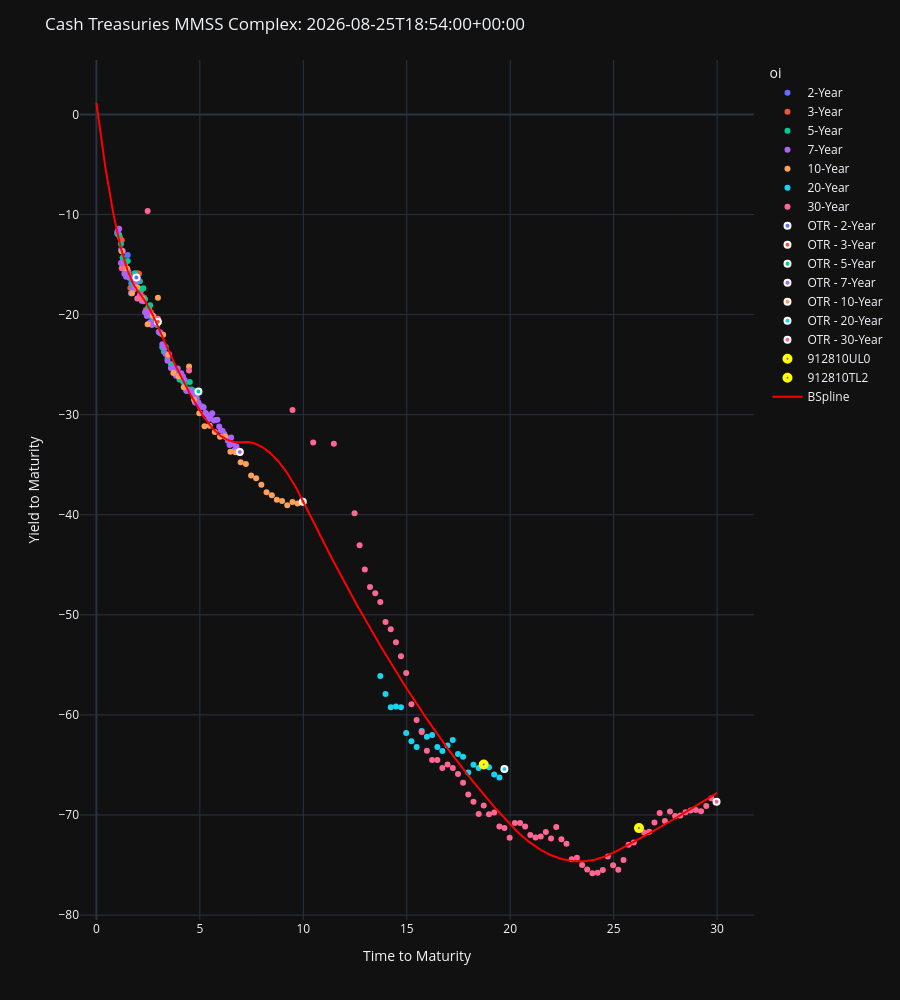

Notebook code cell kept with this figure:
### Code cell
# plot_usts(
#     curve_set_df=new_market_df,
#     ttm_col="ttm",
#     ytm_col="ytm",
#     label_col="oi",
#     cusip_col="cusip",
#     hover_data=new_ref_df.columns.to_list(),
#     cusips_hightlighter=[
#         ("912810UA4", "purple"),
#         ("912810UC0", "purple"),
#     ],
#     splines=[
#         # (new_ytm_loess, "LOESS Spline"),
# 		# (new_ytm_bspline, "BSpline", "red")
# 	],
#     title=f"Cash Treasuries Complex: {next(iter(new_cusip_pricers.items()))[1].meta()["timestamp"]}",
# )

plot_usts(
    # curve_set_df=mmss_df[
    #     mmss_df["rank"].isin([0, 1, 2])
    # ],
    curve_set_df=new_mmss_df,
    ttm_col="ttm",
    ytm_col="mmss",
    label_col="oi",
    cusip_col="cusip",
    hover_data=new_ref_df.columns.to_list(),
    cusips_hightlighter=[
        # ("912810UA4", "purple"),
        # ("912810UC0", "purple"),
        # (_alias_to_cusip("0246-30", ref_table=new_ref_df), "yellow"),
        # (_alias_to_cusip("0244-20", ref_table=new_ref_df), "yellow"),
        # (_alias_to_cusip("CTD_LD_WN", ref_table=new_ref_df), "yellow"),
        (FixedRateBondQuery(cusip="CTD_LD_US").resolve_query(ref_dt=as_of, pricer_or_curve=new_cusip_pricers).structure_kwargs["cusip"], "yellow"),
        # (FixedRateBondQuery(cusip="CTD_ED_WN").resolve_query(ref_dt=as_of, pricer_or_curve=new_cusip_pricers).structure_kwargs["cusip"], "yellow"),
        (FixedRateBondQuery(cusip="CTD_LD_WN").resolve_query(ref_dt=as_of, pricer_or_curve=new_cusip_pricers).structure_kwargs["cusip"], "yellow"),
    ],
    splines=[
        # (mmss_mdur_spline, "LOESS Spline", "red"),
        (new_mmss_bspline, "BSpline", "red")
    ],
    title=f"Cash Treasuries MMSS Complex: {next(iter(new_cusip_pricers.items()))[1].meta()["timestamp"]}",
    # enable_hover_filters=True,
    # numeric_bins=4,
)
display(new_mmss_df[new_mmss_df["rank"] == 0][["oi", "ust_label", "ttm", "mmss"]])

### Figure 1 — Plotly figure (JSON) as saved in the notebook; plotly's stock layout.template omitted (floating-point values rounded to 4 significant figures; data arrays with more than 128 entries replaced by an {"elided": "..."} marker saying what was removed)
{"data": [{"customdata": {"elided": "10x21 mixed values"}, "hovertemplate": "plot_group=2-Year<br>ttm=%{x}<br>mmss=%{y}<br>ust_label=%{customdata[0]}<br>cusip=%{customdata[1]}<br>rank=%{customdata[2]}<br>oi=%{customdata[3]}<br>auction_date=%{customdata[4]}<br>issue_date=%{customdata[5]}<br>maturity_date=%{customdata[6]}<br>cpn=%{customdata[7]}<br>inflation_index_security=%{customdata[8]}<br>floating_rate=%{customdata[9]}<br>reopened_term_months=%{customdata[10]}<br>reopened_issue_date=%{customdata[11]}<br>outstanding_amt=%{customdata[12]}<br>portion_unstripped_amt=%{customdata[13]}<br>portion_stripped_amt=%{customdata[14]}<br>reconstituted_amt=%{customdata[15]}<br>soma_holdings=%{customdata[16]}<br>soma_holdings_of_pct_outstanding=%{customdata[17]}<br>outstanding_amt_backed_out_from_soma=%{customdata[18]}<br>free_float=%{customdata[19]}<br>mdur=%{customdata[20]}<extra></extra>", "legendgroup": "2-Year", "marker": {"color": "#636efa", "symbol": "circle"}, "mode": "markers", "name": "2-Year", "orientation": "v", "showlegend": true, "type": "scatter", "x": [1.351, 1.016, 1.515, 1.184, 1.266, 1.099, 1.599, 1.848, 1.766, 1.681], "xaxis": "x", "y": [-15.51, -11.82, -14.05, -13.53, -13.72, -12.12, -16.32, -16.37, -17.02, -16.85], "yaxis": "y"}, {"customdata": {"elided": "23x21 mixed values"}, "hovertemplate": "plot_group=3-Year<br>ttm=%{x}<br>mmss=%{y}<br>ust_label=%{customdata[0]}<br>cusip=%{customdata[1]}<br>rank=%{customdata[2]}<br>oi=%{customdata[3]}<br>auction_date=%{customdata[4]}<br>issue_date=%{customdata[5]}<br>maturity_date=%{customdata[6]}<br>cpn=%{customdata[7]}<br>inflation_index_security=%{customdata[8]}<br>floating_rate=%{customdata[9]}<br>reopened_term_months=%{customdata[10]}<br>reopened_issue_date=%{customdata[11]}<br>outstanding_amt=%{customdata[12]}<br>portion_unstripped_amt=%{customdata[13]}<br>portion_stripped_amt=%{customdata[14]}<br>reconstituted_amt=%{customdata[15]}<br>soma_holdings=%{customdata[16]}<br>soma_holdings_of_pct_outstanding=%{customdata[17]}<br>outstanding_amt_backed_out_from_soma=%{customdata[18]}<br>free_float=%{customdata[19]}<br>mdur=%{customdata[20]}<extra></extra>", "legendgroup": "3-Year", "marker": {"color": "#EF553B", "symbol": "circle"}, "mode": "markers", "name": "3-Year", "orientation": "v", "showlegend": true, "type": "scatter", "x": [2.225, 2.058, 1.974, 2.477, 2.392, 1.889, 1.807, 1.722, 1.64, 1.556, 1.392, 1.225, 1.14, 1.307, 1.476, 1.058, 2.638, 2.14, 2.553, 2.307, 2.721, 2.888, 2.805], "xaxis": "x", "y": [-18.22, -15.93, -15.88, -19.95, -19.53, -16.76, -17.5, -16.36, -17.33, -15.76, -14.95, -12.58, -12.3, -14.68, -15.99, -11.52, -19.79, -17.73, -19.39, -18.3, -20.18, -20.86, -20.39], "yaxis": "y"}, {"customdata": {"elided": "46x21 mixed values"}, "hovertemplate": "plot_group=5-Year<br>ttm=%{x}<br>mmss=%{y}<br>ust_label=%{customdata[0]}<br>cusip=%{customdata[1]}<br>rank=%{customdata[2]}<br>oi=%{customdata[3]}<br>auction_date=%{customdata[4]}<br>issue_date=%{customdata[5]}<br>maturity_date=%{customdata[6]}<br>cpn=%{customdata[7]}<br>inflation_index_security=%{customdata[8]}<br>floating_rate=%{customdata[9]}<br>reopened_term_months=%{customdata[10]}<br>reopened_issue_date=%{customdata[11]}<br>outstanding_amt=%{customdata[12]}<br>portion_unstripped_amt=%{customdata[13]}<br>portion_stripped_amt=%{customdata[14]}<br>reconstituted_amt=%{customdata[15]}<br>soma_holdings=%{customdata[16]}<br>soma_holdings_of_pct_outstanding=%{customdata[17]}<br>outstanding_amt_backed_out_from_soma=%{customdata[18]}<br>free_float=%{customdata[19]}<br>mdur=%{customdata[20]}<extra></extra>", "legendgroup": "5-Year", "marker": {"color": "#00cc96", "symbol": "circle"}, "mode": "markers", "name": "5-Year", "orientation": "v", "showlegend": true, "type": "scatter", "x": [3.679, 4.184, 4.099, 3.266, 3.184, 3.847, 3.764, 3.597, 2.679, 2.764, 2.847, 2.932, 3.932, 3.016, 3.099, 2.017, 2.099, 2.184, 2.266, 2.351, 2.436, 3.351, 3.436, 2.597, 4.512, 4.016, 4.266, 4.351, 4.436, 1.016, 1.933, 1.848, 1.766, 1.681, 1.599, 1.515, 2.512, 4.597, 1.435, 1.351, 1.184, 4.679, 1.266, 1.099, 4.847, 4.764], "xaxis": "x", "y": [-25.0, -26.68, -26.35, -23.72, -23.25, -25.9, -25.55, -24.92, -20.24, -20.77, -20.69, -21.04, -25.98, -21.73, -21.88, -16.49, -16.66, -17.42, -17.36, -18.46, -19.73, -23.24, -24.41, -19.07, -26.73, -26.49, -27.02, -27.61, -27.47, -11.92, -16.38, -15.87, -17.02, -17.85, -16.32, -14.65, -19.2, -27.48, -15.82, -15.41, -12.93, -27.59, -14.32, -12.02, -27.94, -27.78], "yaxis": "y"}, {"customdata": {"elided": "71x21 mixed values"}, "hovertemplate": "plot_group=7-Year<br>ttm=%{x}<br>mmss=%{y}<br>ust_label=%{customdata[0]}<br>cusip=%{customdata[1]}<br>rank=%{customdata[2]}<br>oi=%{customdata[3]}<br>auction_date=%{customdata[4]}<br>issue_date=%{customdata[5]}<br>maturity_date=%{customdata[6]}<br>cpn=%{customdata[7]}<br>inflation_index_security=%{customdata[8]}<br>floating_rate=%{customdata[9]}<br>reopened_term_months=%{customdata[10]}<br>reopened_issue_date=%{customdata[11]}<br>outstanding_amt=%{customdata[12]}<br>portion_unstripped_amt=%{customdata[13]}<br>portion_stripped_amt=%{customdata[14]}<br>reconstituted_amt=%{customdata[15]}<br>soma_holdings=%{customdata[16]}<br>soma_holdings_of_pct_outstanding=%{customdata[17]}<br>outstanding_amt_backed_out_from_soma=%{customdata[18]}<br>free_float=%{customdata[19]}<br>mdur=%{customdata[20]}<extra></extra>", "legendgroup": "7-Year", "marker": {"color": "#ab63fa", "symbol": "circle"}, "mode": "markers", "name": "7-Year", "orientation": "v", "showlegend": true, "type": "scatter", "x": [6.847, 6.764, 6.679, 2.679, 2.184, 2.266, 1.099, 1.016, 1.435, 1.351, 1.266, 1.184, 2.436, 2.351, 2.099, 2.017, 2.764, 2.512, 2.597, 1.766, 1.681, 1.599, 1.515, 3.099, 3.932, 4.016, 3.266, 3.351, 2.847, 2.932, 1.848, 1.933, 3.847, 3.764, 3.679, 3.597, 3.436, 3.184, 3.016, 4.512, 4.099, 4.184, 4.351, 4.266, 4.597, 3.512, 4.436, 6.184, 5.848, 5.766, 5.681, 5.599, 5.435, 5.515, 5.184, 5.933, 5.266, 5.351, 4.764, 4.679, 4.847, 4.932, 5.016, 5.099, 6.017, 6.597, 6.512, 6.436, 6.266, 6.351, 6.099], "xaxis": "x", "y": [-33.56, -33.18, -33.52, -21.04, -18.62, -18.66, -11.42, -11.72, -16.22, -15.91, -13.62, -14.83, -20.13, -19.76, -18.06, -16.49, -20.17, -19.7, -20.77, -17.52, -17.85, -16.22, -15.55, -21.78, -25.38, -25.99, -23.32, -23.94, -20.89, -20.44, -17.07, -16.58, -26.1, -25.55, -25.3, -25.32, -24.61, -22.95, -21.73, -27.63, -25.85, -26.18, -27.61, -26.52, -27.68, -23.97, -27.57, -31.92, -30.49, -30.52, -30.58, -29.85, -30.44, -30.12, -29.27, -31.18, -29.81, -29.97, -28.78, -27.99, -28.34, -28.78, -29.25, -29.16, -31.54, -32.9, -32.28, -33.03, -32.26, -32.61, -31.63], "yaxis": "y"}, {"customdata": {"elided": "35x21 mixed values"}, "hovertemplate": "plot_group=10-Year<br>ttm=%{x}<br>mmss=%{y}<br>ust_label=%{customdata[0]}<br>cusip=%{customdata[1]}<br>rank=%{customdata[2]}<br>oi=%{customdata[3]}<br>auction_date=%{customdata[4]}<br>issue_date=%{customdata[5]}<br>maturity_date=%{customdata[6]}<br>cpn=%{customdata[7]}<br>inflation_index_security=%{customdata[8]}<br>floating_rate=%{customdata[9]}<br>reopened_term_months=%{customdata[10]}<br>reopened_issue_date=%{customdata[11]}<br>outstanding_amt=%{customdata[12]}<br>portion_unstripped_amt=%{customdata[13]}<br>portion_stripped_amt=%{customdata[14]}<br>reconstituted_amt=%{customdata[15]}<br>soma_holdings=%{customdata[16]}<br>soma_holdings_of_pct_outstanding=%{customdata[17]}<br>outstanding_amt_backed_out_from_soma=%{customdata[18]}<br>free_float=%{customdata[19]}<br>mdur=%{customdata[20]}<extra></extra>", "legendgroup": "10-Year", "marker": {"color": "#FFA15A", "symbol": "circle"}, "mode": "markers", "name": "10-Year", "orientation": "v", "showlegend": true, "type": "scatter", "x": [7.225, 7.477, 6.721, 6.477, 6.225, 5.974, 3.477, 4.225, 5.722, 3.973, 5.476, 3.225, 4.721, 4.477, 3.721, 9.722, 1.974, 1.722, 1.476, 2.225, 2.973, 2.721, 7.721, 8.721, 7.973, 8.225, 8.477, 9.225, 9.476, 8.973, 5.225, 4.973, 6.973, 2.477, 1.225], "xaxis": "x", "y": [-34.94, -36.07, -33.74, -33.71, -32.19, -32.19, -24.01, -27.26, -31.73, -26.17, -31.1, -22.01, -28.5, -25.19, -25.84, -38.86, -17.28, -17.86, -15.39, -18.42, -18.31, -20.08, -36.36, -38.49, -37.0, -37.74, -38.04, -39.04, -38.73, -38.62, -31.16, -29.85, -34.74, -20.95, -13.68], "yaxis": "y"}, {"customdata": {"elided": "24x21 mixed values"}, "hovertemplate": "plot_group=20-Year<br>ttm=%{x}<br>mmss=%{y}<br>ust_label=%{customdata[0]}<br>cusip=%{customdata[1]}<br>rank=%{customdata[2]}<br>oi=%{customdata[3]}<br>auction_date=%{customdata[4]}<br>issue_date=%{customdata[5]}<br>maturity_date=%{customdata[6]}<br>cpn=%{customdata[7]}<br>inflation_index_security=%{customdata[8]}<br>floating_rate=%{customdata[9]}<br>reopened_term_months=%{customdata[10]}<br>reopened_issue_date=%{customdata[11]}<br>outstanding_amt=%{customdata[12]}<br>portion_unstripped_amt=%{customdata[13]}<br>portion_stripped_amt=%{customdata[14]}<br>reconstituted_amt=%{customdata[15]}<br>soma_holdings=%{customdata[16]}<br>soma_holdings_of_pct_outstanding=%{customdata[17]}<br>outstanding_amt_backed_out_from_soma=%{customdata[18]}<br>free_float=%{customdata[19]}<br>mdur=%{customdata[20]}<extra></extra>", "legendgroup": "20-Year", "marker": {"color": "#19d3f3", "symbol": "circle"}, "mode": "markers", "name": "20-Year", "orientation": "v", "showlegend": true, "type": "scatter", "x": [15.48, 15.22, 16.97, 16.72, 17.48, 17.72, 17.22, 19.22, 19.48, 15.72, 15.97, 18.72, 18.48, 17.97, 18.97, 18.23, 14.97, 16.22, 16.48, 13.72, 13.97, 14.23, 14.72, 14.48], "xaxis": "x", "y": [-63.21, -62.63, -63.05, -63.6, -63.91, -64.17, -62.49, -65.95, -66.26, -61.61, -62.19, -64.96, -65.3, -65.75, -65.23, -64.98, -61.8, -62.0, -63.21, -56.12, -57.91, -59.24, -59.23, -59.15], "yaxis": "y"}, {"customdata": {"elided": "79x21 mixed values"}, "hovertemplate": "plot_group=30-Year<br>ttm=%{x}<br>mmss=%{y}<br>ust_label=%{customdata[0]}<br>cusip=%{customdata[1]}<br>rank=%{customdata[2]}<br>oi=%{customdata[3]}<br>auction_date=%{customdata[4]}<br>issue_date=%{customdata[5]}<br>maturity_date=%{customdata[6]}<br>cpn=%{customdata[7]}<br>inflation_index_security=%{customdata[8]}<br>floating_rate=%{customdata[9]}<br>reopened_term_months=%{customdata[10]}<br>reopened_issue_date=%{customdata[11]}<br>outstanding_amt=%{customdata[12]}<br>portion_unstripped_amt=%{customdata[13]}<br>portion_stripped_amt=%{customdata[14]}<br>reconstituted_amt=%{customdata[15]}<br>soma_holdings=%{customdata[16]}<br>soma_holdings_of_pct_outstanding=%{customdata[17]}<br>outstanding_amt_backed_out_from_soma=%{customdata[18]}<br>free_float=%{customdata[19]}<br>mdur=%{customdata[20]}<extra></extra>", "legendgroup": "30-Year", "marker": {"color": "#FF6692", "symbol": "circle"}, "mode": "markers", "name": "30-Year", "orientation": "v", "showlegend": true, "type": "scatter", "x": [25.22, 25.97, 25.48, 27.72, 27.97, 28.48, 28.22, 28.97, 28.72, 27.48, 27.22, 14.48, 4.477, 2.973, 2.477, 14.23, 13.97, 13.72, 13.48, 13.22, 12.97, 12.72, 12.48, 11.48, 29.22, 29.48, 10.48, 29.72, 9.476, 25.72, 26.72, 26.97, 26.48, 26.23, 24.72, 24.97, 23.97, 23.72, 22.97, 22.72, 23.48, 23.22, 19.97, 20.22, 20.48, 20.72, 20.97, 21.22, 21.48, 21.72, 21.97, 22.23, 22.48, 18.72, 19.72, 19.48, 24.48, 24.22, 18.97, 19.22, 18.48, 18.23, 17.48, 17.22, 17.97, 17.72, 16.48, 16.22, 15.97, 15.72, 15.48, 15.22, 16.97, 16.72, 14.72, 14.97, 2.225, 1.974, 1.225], "xaxis": "x", "y": [-75.46, -72.75, -74.5, -69.65, -70.11, -69.73, -70.04, -69.51, -69.56, -70.61, -69.8, -52.75, -25.59, -20.41, -9.65, -51.44, -50.71, -48.72, -47.84, -47.22, -45.48, -43.05, -39.84, -32.89, -69.63, -69.11, -32.77, -68.33, -29.53, -72.97, -71.68, -70.76, -71.74, -71.31, -74.14, -75.02, -75.82, -75.45, -74.43, -72.87, -75.0, -74.28, -72.27, -70.79, -70.8, -71.14, -72.0, -72.24, -72.15, -71.7, -72.36, -71.2, -72.42, -69.06, -71.31, -71.16, -75.49, -75.77, -69.93, -69.75, -69.9, -68.68, -65.91, -65.29, -67.95, -66.77, -64.51, -64.5, -63.59, -61.71, -60.51, -58.93, -64.95, -65.3, -54.13, -55.8, -18.52, -18.38, -15.38], "yaxis": "y"}, {"customdata": [["T 4 1/4 Jul 28", "91282CRB9", 0, "OTR - 2-Year", "2026-07-27", "2026-07-31", "2028-07-31", 4.25, "No", "No", 24, "2026-07-31", 76628916400, 76628916400, 0, 0, 7628718200, 9.956, 76630000000.0, 69000198200, 1.829]], "hovertemplate": "oi=%{customdata[3]}<br>ttm=%{x}<br>mmss=%{y}<br>ust_label=%{customdata[0]}<br>cusip=%{customdata[1]}<br>rank=%{customdata[2]}<br>auction_date=%{customdata[4]}<br>issue_date=%{customdata[5]}<br>maturity_date=%{customdata[6]}<br>cpn=%{customdata[7]}<br>inflation_index_security=%{customdata[8]}<br>floating_rate=%{customdata[9]}<br>reopened_term_months=%{customdata[10]}<br>reopened_issue_date=%{customdata[11]}<br>outstanding_amt=%{customdata[12]}<br>portion_unstripped_amt=%{customdata[13]}<br>portion_stripped_amt=%{customdata[14]}<br>reconstituted_amt=%{customdata[15]}<br>soma_holdings=%{customdata[16]}<br>soma_holdings_of_pct_outstanding=%{customdata[17]}<br>outstanding_amt_backed_out_from_soma=%{customdata[18]}<br>free_float=%{customdata[19]}<br>mdur=%{customdata[20]}<extra></extra>", "legendgroup": "OTR - 2-Year", "marker": {"color": "#636efa", "line": {"color": "white", "width": 2}, "symbol": "circle"}, "mode": "markers", "name": "OTR - 2-Year", "orientation": "v", "showlegend": true, "type": "scatter", "x": [1.933], "xaxis": "x", "y": [-16.28], "yaxis": "y"}, {"customdata": [["T 4 1/4 Aug 29", "91282CRG8", 0, "OTR - 3-Year", "2026-08-11", "2026-08-17", "2029-08-15", 4.25, "No", "No", 35, "2026-08-17", 0, null, 0, null, 14670563200, 20.19, 72670460200, -14670563200, 2.765]], "hovertemplate": "oi=%{customdata[3]}<br>ttm=%{x}<br>mmss=%{y}<br>ust_label=%{customdata[0]}<br>cusip=%{customdata[1]}<br>rank=%{customdata[2]}<br>auction_date=%{customdata[4]}<br>issue_date=%{customdata[5]}<br>maturity_date=%{customdata[6]}<br>cpn=%{customdata[7]}<br>inflation_index_security=%{customdata[8]}<br>floating_rate=%{customdata[9]}<br>reopened_term_months=%{customdata[10]}<br>reopened_issue_date=%{customdata[11]}<br>outstanding_amt=%{customdata[12]}<br>portion_unstripped_amt=%{customdata[13]}<br>portion_stripped_amt=%{customdata[14]}<br>reconstituted_amt=%{customdata[15]}<br>soma_holdings=%{customdata[16]}<br>soma_holdings_of_pct_outstanding=%{customdata[17]}<br>outstanding_amt_backed_out_from_soma=%{customdata[18]}<br>free_float=%{customdata[19]}<br>mdur=%{customdata[20]}<extra></extra>", "legendgroup": "OTR - 3-Year", "marker": {"color": "#EF553B", "line": {"color": "white", "width": 2}, "symbol": "circle"}, "mode": "markers", "name": "OTR - 3-Year", "orientation": "v", "showlegend": true, "type": "scatter", "x": [2.973], "xaxis": "x", "y": [-20.71], "yaxis": "y"}, {"customdata": [["T 4 3/8 Jul 31", "91282CRA1", 0, "OTR - 5-Year", "2026-07-27", "2026-07-31", "2031-07-31", 4.375, "No", "No", 60, "2026-07-31", 77741202900, 77741202900, 0, 0, 7739279400, 9.955, 77740000000.0, 70001923500, 4.378]], "hovertemplate": "oi=%{customdata[3]}<br>ttm=%{x}<br>mmss=%{y}<br>ust_label=%{customdata[0]}<br>cusip=%{customdata[1]}<br>rank=%{customdata[2]}<br>auction_date=%{customdata[4]}<br>issue_date=%{customdata[5]}<br>maturity_date=%{customdata[6]}<br>cpn=%{customdata[7]}<br>inflation_index_security=%{customdata[8]}<br>floating_rate=%{customdata[9]}<br>reopened_term_months=%{customdata[10]}<br>reopened_issue_date=%{customdata[11]}<br>outstanding_amt=%{customdata[12]}<br>portion_unstripped_amt=%{customdata[13]}<br>portion_stripped_amt=%{customdata[14]}<br>reconstituted_amt=%{customdata[15]}<br>soma_holdings=%{customdata[16]}<br>soma_holdings_of_pct_outstanding=%{customdata[17]}<br>outstanding_amt_backed_out_from_soma=%{customdata[18]}<br>free_float=%{customdata[19]}<br>mdur=%{customdata[20]}<extra></extra>", "legendgroup": "OTR - 5-Year", "marker": {"color": "#00cc96", "line": {"color": "white", "width": 2}, "symbol": "circle"}, "mode": "markers", "name": "OTR - 5-Year", "orientation": "v", "showlegend": true, "type": "scatter", "x": [4.932], "xaxis": "x", "y": [-27.68], "yaxis": "y"}, {"customdata": [["T 4 3/8 Jul 33", "91282CRC7", 0, "OTR - 7-Year", "2026-07-28", "2026-07-31", "2033-07-31", 4.375, "No", "No", 84, "2026-07-31", 48864770500, 48864770500, 0, 0, 4864689800, 9.955, 48860000000.0, 44000080700, 5.898]], "hovertemplate": "oi=%{customdata[3]}<br>ttm=%{x}<br>mmss=%{y}<br>ust_label=%{customdata[0]}<br>cusip=%{customdata[1]}<br>rank=%{customdata[2]}<br>auction_date=%{customdata[4]}<br>issue_date=%{customdata[5]}<br>maturity_date=%{customdata[6]}<br>cpn=%{customdata[7]}<br>inflation_index_security=%{customdata[8]}<br>floating_rate=%{customdata[9]}<br>reopened_term_months=%{customdata[10]}<br>reopened_issue_date=%{customdata[11]}<br>outstanding_amt=%{customdata[12]}<br>portion_unstripped_amt=%{customdata[13]}<br>portion_stripped_amt=%{customdata[14]}<br>reconstituted_amt=%{customdata[15]}<br>soma_holdings=%{customdata[16]}<br>soma_holdings_of_pct_outstanding=%{customdata[17]}<br>outstanding_amt_backed_out_from_soma=%{customdata[18]}<br>free_float=%{customdata[19]}<br>mdur=%{customdata[20]}<extra></extra>", "legendgroup": "OTR - 7-Year", "marker": {"color": "#ab63fa", "line": {"color": "white", "width": 2}, "symbol": "circle"}, "mode": "markers", "name": "OTR - 7-Year", "orientation": "v", "showlegend": true, "type": "scatter", "x": [6.932], "xaxis": "x", "y": [-33.74], "yaxis": "y"}, {"customdata": [["T 4 5/8 Aug 36", "91282CRF0", 0, "OTR - 10-Year", "2026-08-12", "2026-08-17", "2036-08-15", 4.625, "No", "No", 119, "2026-08-17", 0, null, 0, null, 10623511200, 20.19, 52623409800, -10623511200, 7.908]], "hovertemplate": "oi=%{customdata[3]}<br>ttm=%{x}<br>mmss=%{y}<br>ust_label=%{customdata[0]}<br>cusip=%{customdata[1]}<br>rank=%{customdata[2]}<br>auction_date=%{customdata[4]}<br>issue_date=%{customdata[5]}<br>maturity_date=%{customdata[6]}<br>cpn=%{customdata[7]}<br>inflation_index_security=%{customdata[8]}<br>floating_rate=%{customdata[9]}<br>reopened_term_months=%{customdata[10]}<br>reopened_issue_date=%{customdata[11]}<br>outstanding_amt=%{customdata[12]}<br>portion_unstripped_amt=%{customdata[13]}<br>portion_stripped_amt=%{customdata[14]}<br>reconstituted_amt=%{customdata[15]}<br>soma_holdings=%{customdata[16]}<br>soma_holdings_of_pct_outstanding=%{customdata[17]}<br>outstanding_amt_backed_out_from_soma=%{customdata[18]}<br>free_float=%{customdata[19]}<br>mdur=%{customdata[20]}<extra></extra>", "legendgroup": "OTR - 10-Year", "marker": {"color": "#FFA15A", "line": {"color": "white", "width": 2}, "symbol": "circle"}, "mode": "markers", "name": "OTR - 10-Year", "orientation": "v", "showlegend": true, "type": "scatter", "x": [9.974], "xaxis": "x", "y": [-38.69], "yaxis": "y"}, {"customdata": [["T 5 May 46", "912810UV8", 0, "OTR - 20-Year", "2026-05-20", "2026-06-01", "2046-05-15", 5, "No", "No", 237, "2026-07-24", 44344056000, 44070456000, 273600000, 6000000, 2360684500, 5.324, 44340000000.0, 41709771500, 12.22]], "hovertemplate": "oi=%{customdata[3]}<br>ttm=%{x}<br>mmss=%{y}<br>ust_label=%{customdata[0]}<br>cusip=%{customdata[1]}<br>rank=%{customdata[2]}<br>auction_date=%{customdata[4]}<br>issue_date=%{customdata[5]}<br>maturity_date=%{customdata[6]}<br>cpn=%{customdata[7]}<br>inflation_index_security=%{customdata[8]}<br>floating_rate=%{customdata[9]}<br>reopened_term_months=%{customdata[10]}<br>reopened_issue_date=%{customdata[11]}<br>outstanding_amt=%{customdata[12]}<br>portion_unstripped_amt=%{customdata[13]}<br>portion_stripped_amt=%{customdata[14]}<br>reconstituted_amt=%{customdata[15]}<br>soma_holdings=%{customdata[16]}<br>soma_holdings_of_pct_outstanding=%{customdata[17]}<br>outstanding_amt_backed_out_from_soma=%{customdata[18]}<br>free_float=%{customdata[19]}<br>mdur=%{customdata[20]}<extra></extra>", "legendgroup": "OTR - 20-Year", "marker": {"color": "#19d3f3", "line": {"color": "white", "width": 2}, "symbol": "circle"}, "mode": "markers", "name": "OTR - 20-Year", "orientation": "v", "showlegend": true, "type": "scatter", "x": [19.72], "xaxis": "x", "y": [-65.41], "yaxis": "y"}, {"customdata": [["T 5 1/8 Aug 56", "912810UW6", 0, "OTR - 30-Year", "2026-08-13", "2026-08-17", "2056-08-15", 5.125, "No", "No", 359, "2026-08-17", 0, null, 0, null, 6323518500, 20.19, 31320000000.0, -6323518500, 15.15]], "hovertemplate": "oi=%{customdata[3]}<br>ttm=%{x}<br>mmss=%{y}<br>ust_label=%{customdata[0]}<br>cusip=%{customdata[1]}<br>rank=%{customdata[2]}<br>auction_date=%{customdata[4]}<br>issue_date=%{customdata[5]}<br>maturity_date=%{customdata[6]}<br>cpn=%{customdata[7]}<br>inflation_index_security=%{customdata[8]}<br>floating_rate=%{customdata[9]}<br>reopened_term_months=%{customdata[10]}<br>reopened_issue_date=%{customdata[11]}<br>outstanding_amt=%{customdata[12]}<br>portion_unstripped_amt=%{customdata[13]}<br>portion_stripped_amt=%{customdata[14]}<br>reconstituted_amt=%{customdata[15]}<br>soma_holdings=%{customdata[16]}<br>soma_holdings_of_pct_outstanding=%{customdata[17]}<br>outstanding_amt_backed_out_from_soma=%{customdata[18]}<br>free_float=%{customdata[19]}<br>mdur=%{customdata[20]}<extra></extra>", "legendgroup": "OTR - 30-Year", "marker": {"color": "#FF6692", "line": {"color": "white", "width": 2}, "symbol": "circle"}, "mode": "markers", "name": "OTR - 30-Year", "orientation": "v", "showlegend": true, "type": "scatter", "x": [29.97], "xaxis": "x", "y": [-68.67], "yaxis": "y"}, {"customdata": [["T 5 May 45", "912810UL0", 4, "20-Year", "2025-05-21", "2025-06-02", "2045-05-15", 5, "No", "No", 237, "2025-07-31", 46364016900, 46292186900, 71830000, 0, 4369346800, 9.424, 46360000000.0, 41922840100, 11.83]], "hovertemplate": "cusip=%{customdata[1]}<br>ttm=%{x}<br>mmss=%{y}<br>ust_label=%{customdata[0]}<br>rank=%{customdata[2]}<br>oi=%{customdata[3]}<br>auction_date=%{customdata[4]}<br>issue_date=%{customdata[5]}<br>maturity_date=%{customdata[6]}<br>cpn=%{customdata[7]}<br>inflation_index_security=%{customdata[8]}<br>floating_rate=%{customdata[9]}<br>reopened_term_months=%{customdata[10]}<br>reopened_issue_date=%{customdata[11]}<br>outstanding_amt=%{customdata[12]}<br>portion_unstripped_amt=%{customdata[13]}<br>portion_stripped_amt=%{customdata[14]}<br>reconstituted_amt=%{customdata[15]}<br>soma_holdings=%{customdata[16]}<br>soma_holdings_of_pct_outstanding=%{customdata[17]}<br>outstanding_amt_backed_out_from_soma=%{customdata[18]}<br>free_float=%{customdata[19]}<br>mdur=%{customdata[20]}<extra></extra>", "legendgroup": "912810UL0", "marker": {"color": "#636efa", "line": {"color": "yellow", "width": 4}, "symbol": "circle"}, "mode": "markers", "name": "912810UL0", "orientation": "v", "showlegend": true, "type": "scatter", "x": [18.72], "xaxis": "x", "y": [-64.96], "yaxis": "y"}, {"customdata": [["T 4 Nov 52", "912810TL2", 15, "30-Year", "2022-11-10", "2022-11-15", "2052-11-15", 4, "No", "No", 357, "2023-01-17", 64339912000, 52401382800, 11938529200, 353800000, 7364202400, 11.45, 64340000000.0, 45037180400, 14.83]], "hovertemplate": "cusip=%{customdata[1]}<br>ttm=%{x}<br>mmss=%{y}<br>ust_label=%{customdata[0]}<br>rank=%{customdata[2]}<br>oi=%{customdata[3]}<br>auction_date=%{customdata[4]}<br>issue_date=%{customdata[5]}<br>maturity_date=%{customdata[6]}<br>cpn=%{customdata[7]}<br>inflation_index_security=%{customdata[8]}<br>floating_rate=%{customdata[9]}<br>reopened_term_months=%{customdata[10]}<br>reopened_issue_date=%{customdata[11]}<br>outstanding_amt=%{customdata[12]}<br>portion_unstripped_amt=%{customdata[13]}<br>portion_stripped_amt=%{customdata[14]}<br>reconstituted_amt=%{customdata[15]}<br>soma_holdings=%{customdata[16]}<br>soma_holdings_of_pct_outstanding=%{customdata[17]}<br>outstanding_amt_backed_out_from_soma=%{customdata[18]}<br>free_float=%{customdata[19]}<br>mdur=%{customdata[20]}<extra></extra>", "legendgroup": "912810TL2", "marker": {"color": "#636efa", "line": {"color": "yellow", "width": 4}, "symbol": "circle"}, "mode": "markers", "name": "912810TL2", "orientation": "v", "showlegend": true, "type": "scatter", "x": [26.23], "xaxis": "x", "y": [-71.31], "yaxis": "y"}, {"marker": {"color": "red"}, "mode": "lines", "name": "BSpline", "type": "scatter", "x": {"elided": "1000 float values"}, "y": {"elided": "1000 float values"}}], "layout": {"coloraxis": {"showscale": false}, "height": 1000, "legend": {"title": {"text": "oi"}, "tracegroupgap": 0}, "margin": {"t": 60}, "newshape": {"line": {"color": "red"}}, "showlegend": true, "title": {"text": "Cash Treasuries MMSS Complex: 2026-08-25T18:54:00+00:00"}, "xaxis": {"anchor": "y", "domain": [0, 1], "showspikes": true, "spikecolor": "white", "spikemode": "across", "spikesnap": "cursor", "title": {"text": "Time to Maturity"}}, "yaxis": {"anchor": "x", "domain": [0, 1], "showspikes": true, "spikecolor": "white", "spikesnap": "cursor", "spikethickness": 0.5, "title": {"text": "Yield to Maturity"}}}}
